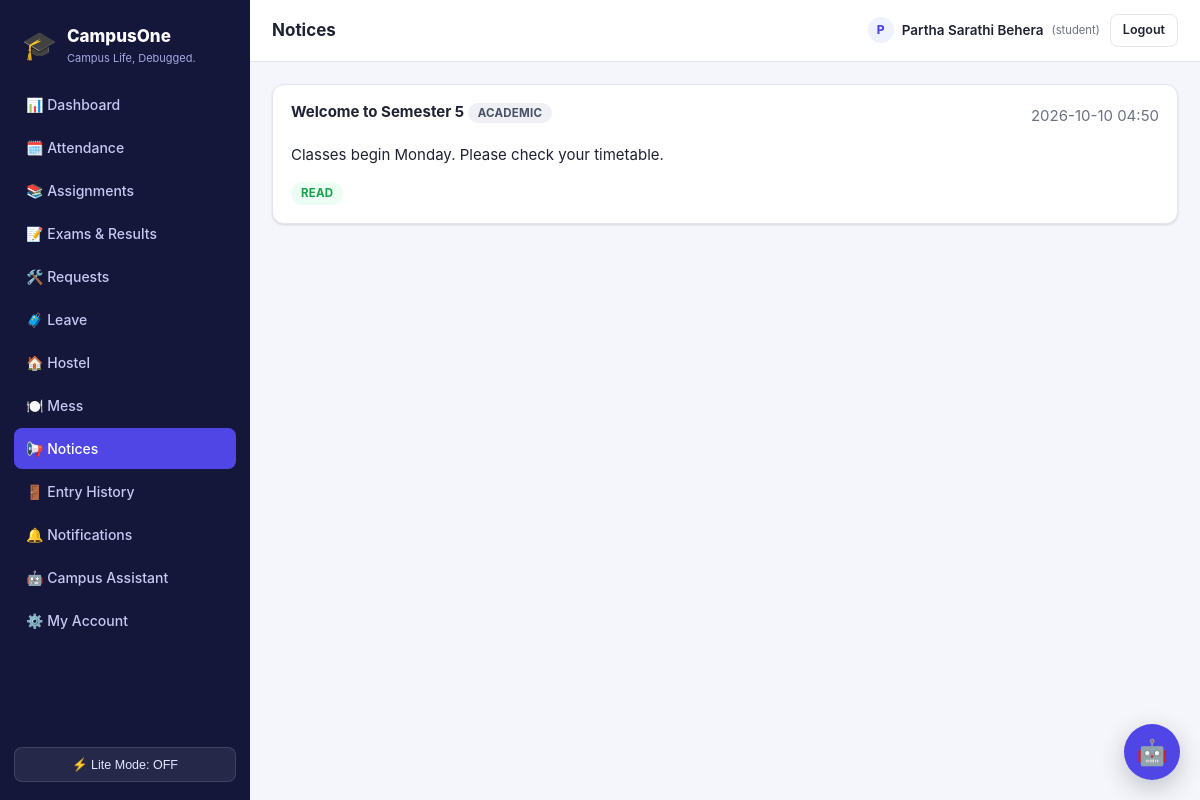
Screenshot of /student/notices (signed in) with the database file from the repository.
### tables this page shows
CREATE TABLE notice_receipts (
    id INTEGER PRIMARY KEY AUTOINCREMENT,
    notice_id INTEGER REFERENCES notices(id),
    student_id INTEGER REFERENCES students(id),
    read_at TEXT,
    acknowledged_at TEXT,
    UNIQUE(notice_id, student_id)
);

CREATE TABLE notices (
    id INTEGER PRIMARY KEY AUTOINCREMENT,
    title TEXT NOT NULL,
    body TEXT,
    notice_type TEXT DEFAULT 'General',
    target_audience TEXT DEFAULT 'Everyone',
    target_value TEXT,
    requires_ack INTEGER DEFAULT 0,
    created_by INTEGER REFERENCES users(id),
    created_at TEXT DEFAULT (datetime('now'))
);

### blueprints/student.py (the view)
@bp.route("/notices")
@role_required("student")
def notices():
    st = get_student()
    all_notices = query_db(
        "SELECT n.*, r.read_at, r.acknowledged_at FROM notices n "
        "LEFT JOIN notice_receipts r ON r.notice_id = n.id AND r.student_id = ? "
        "WHERE n.target_audience = 'Everyone' OR "
        "(n.target_audience = 'Branch' AND n.target_value = (SELECT code FROM branches WHERE id = ?)) OR "
        "(n.target_audience = 'Hostel' AND n.target_value = (SELECT name FROM hostels WHERE id = ?)) "
        "ORDER BY n.created_at DESC",
        (st["id"], st["branch_id"], st["hostel_id"]),
    )
    return render_template("student/notices.html", notices=all_notices)

### blueprints/student.py (called while the page is built)
def get_student():
    return query_db("SELECT * FROM students WHERE user_id = ?", (session["user_id"],), one=True)

### utils/auth_utils.py (called while the page is built)
def role_required(*roles):
    def decorator(view):
        @functools.wraps(view)
        def wrapped(**kwargs):
            if session.get("user_id") is None:
                return redirect(url_for("auth.login", next=request.path))
            if session.get("role") not in roles:
                abort(403)
            return view(**kwargs)
        return wrapped
    return decorator

def gen_csrf_token():
    if "csrf_token" not in session:
        session["csrf_token"] = secrets.token_hex(16)
    return session["csrf_token"]

### utils/db.py (called while the page is built)
def get_db():
    if "db" not in g:
        g.db = sqlite3.connect(current_app.config["DATABASE"], detect_types=sqlite3.PARSE_DECLTYPES)
        g.db.row_factory = sqlite3.Row
        g.db.execute("PRAGMA foreign_keys = ON")
    return g.db

def query_db(query, args=(), one=False):
    cur = get_db().execute(query, args)
    rv = cur.fetchall()
    cur.close()
    return (rv[0] if rv else None) if one else rv

### templates/student/notices.html (shortened to what this page needs)
{% extends "base.html" %}
{% block page_title %}Notices{% endblock %}
{% block content %}
{% for n in notices %}
<div class="card section">
  <div class="card-title-row">
    <h3>{{ n.title }} <span class="badge badge-neutral">{{ n.notice_type }}</span></h3>
    <span class="muted">{{ n.created_at[:16] }}</span>
  </div>
  <p>{{ n.body }}</p>
  <div style="display:flex; gap:10px; align-items:center;">
    {% if n.read_at %}
      <span class="badge badge-success">Read</span>
    {% else %}
      <form method="post" action="{{ url_for('student.mark_notice_read', nid=n.id) }}">
        <input type="hidden" name="csrf_token" value="{{ csrf_token() }}">
        <button type="submit" class="btn btn-ghost btn-sm">Mark as read</button>
      </form>
    {% endif %}
  </div>
</div>
{% else %}
<div class="empty-state"><div class="empty-icon">📢</div><p>No notices yet.</p></div>
{% endfor %}
{% endblock %}

### static/css/style.css (style rules this page uses)
:root { --bg: #f4f6fb; --surface: #ffffff; --surface-2: #f8f9fc; --border: #e4e7f0; --text: #1e2233; --text-muted: #6b7280; --primary: #4f46e5; --primary-dark: #4338ca; --primary-light: #eef2ff; --success: #16a34a; --success-bg: #ecfdf3; --warning: #d97706; --warning-bg: #fffbeb; --danger: #dc2626; --danger-bg: #fef2f2; --info: #0891b2; --info-bg: #ecfeff; --radius: 12px; --radius-sm: 8px; --shadow: 0 1px 2px rgba(16,24,40,.06), 0 1px 3px rgba(16,24,40,.08); --sidebar-w: 250px; }
* { box-sizing: border-box; }
html, body { height: 100%; }
body { margin: 0; font-family: -apple-system, BlinkMacSystemFont, "Segoe UI", Roboto, Helvetica, Arial, sans-serif; background: var(--bg); color: var(--text); font-size: 15px; line-height: 1.5; }
h1, h2, h3, h4 { margin: 0 0 .4em; font-weight: 700; line-height: 1.25; }
.muted { color: var(--text-muted); }
.card { background: var(--surface); border: 1px solid var(--border); border-radius: var(--radius); padding: 18px; box-shadow: var(--shadow); }
.card h3 { font-size: 15px; }
.card-title-row { display: flex; align-items: center; justify-content: space-between; margin-bottom: 10px; }
.section { margin-bottom: 26px; }
.badge { display: inline-block; padding: 3px 10px; border-radius: 999px; font-size: 11.5px; font-weight: 700; text-transform: uppercase; letter-spacing: .02em; }
.badge-success { background: var(--success-bg); color: var(--success); }
.badge-neutral { background: #eef0f6; color: #4b5165; }

### rows the page displays
notice_receipts: title "Welcome to Semester 5", notice_type "ACADEMIC", created_at "2026-10-10 04:50", body "Classes begin Monday. Please check your timetable.", shows "READ"

### other values shown
{{ app_name }} "CampusOne"
{{ tagline }} "Campus Life, Debugged."
{{ '🐢 Lite Mode: ON' if lite_mode else '⚡ Lite Mode: OFF' }} "⚡ Lite Mode: OFF"
{{ session.name[0]|upper }} "P"
{{ session.name }} "Partha Sarathi Behera"
{{ session.role }} "student"
